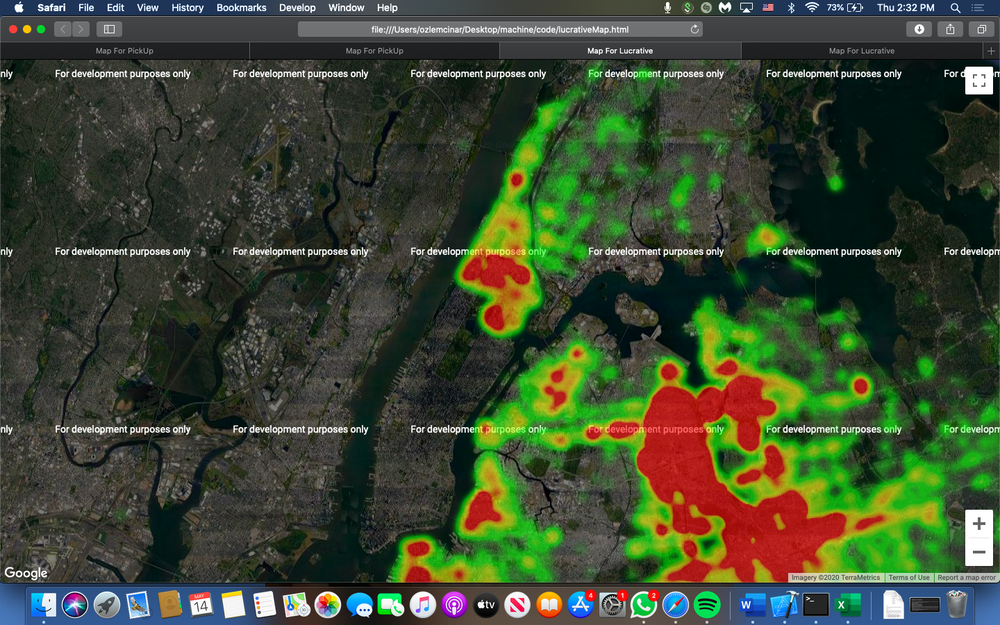
#> input picture NYC Taxi Prediction/04-lucrative.png, 1000 x 625 px, shrunk from 1440 x 900 before the run
$ python findAccuracy.py   (older library calls are emulated)
#> lines starting #> are read from the running program, lines starting #| are printed output that depends on the picture
from skimage import measure
import matplotlib.pyplot as plt
import numpy as np
import cv2

def mse(imageA, imageB):
    # the 'Mean Squared Error' between the two images is the
    # sum of the squared difference between the two images;
    # NOTE: the two images must have the same dimension
    err = np.sum((imageA.astype("float") - imageB.astype("float")) ** 2)
    err /= float(imageA.shape[0] * imageA.shape[1])

    # return the MSE, the lower the error, the more "similar"
    # the two images are
    return err
def compare_images(imageA, imageB, title):
    # compute the mean squared error and structural similarity
    # index for the images
    m = mse(imageA, imageB)
    s = measure.compare_ssim(imageA, imageB)
    # setup the figure
    fig = plt.figure(title)
    plt.suptitle("MSE: %.2f, SSIM: %.2f" % (m, s))
    # show first image
    ax = fig.add_subplot(1, 2, 1)
    plt.imshow(imageA, cmap = plt.cm.gray)
    plt.axis("off")
    # show the second image
    ax = fig.add_subplot(1, 2, 2)
    plt.imshow(imageB, cmap = plt.cm.gray)
    plt.axis("off")
    # show the images
    plt.show()


AprilL = cv2.imread("04-lucrative.png")
#> AprilL is the input picture: shape (625, 1000, 3); mean B, G, R 48.9, 71.4, 60
#contrast = cv2.imread("desktop/04-lucrative.png")
TestDataL = cv2.imread("test-lucrative.png")
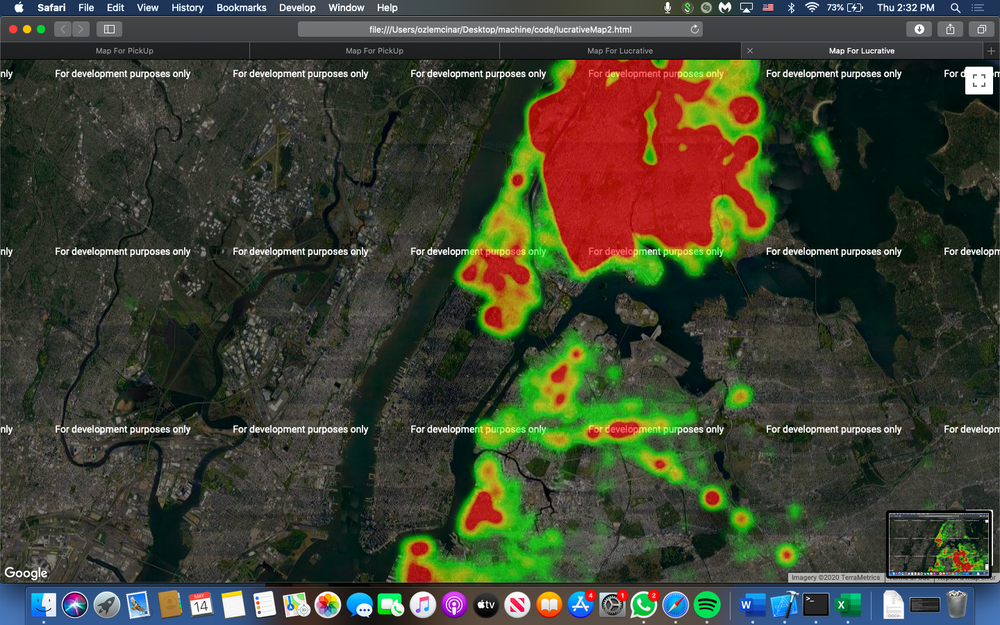
#> input picture NYC Taxi Prediction/test-lucrative.png, 1000 x 625 px, shrunk from 1440 x 900 before the run
#> TestDataL is the input picture: shape (625, 1000, 3); mean B, G, R 48.9, 64.7, 61.3
# convert the images to grayscale
AprilL = cv2.cvtColor(AprilL, cv2.COLOR_BGR2GRAY)
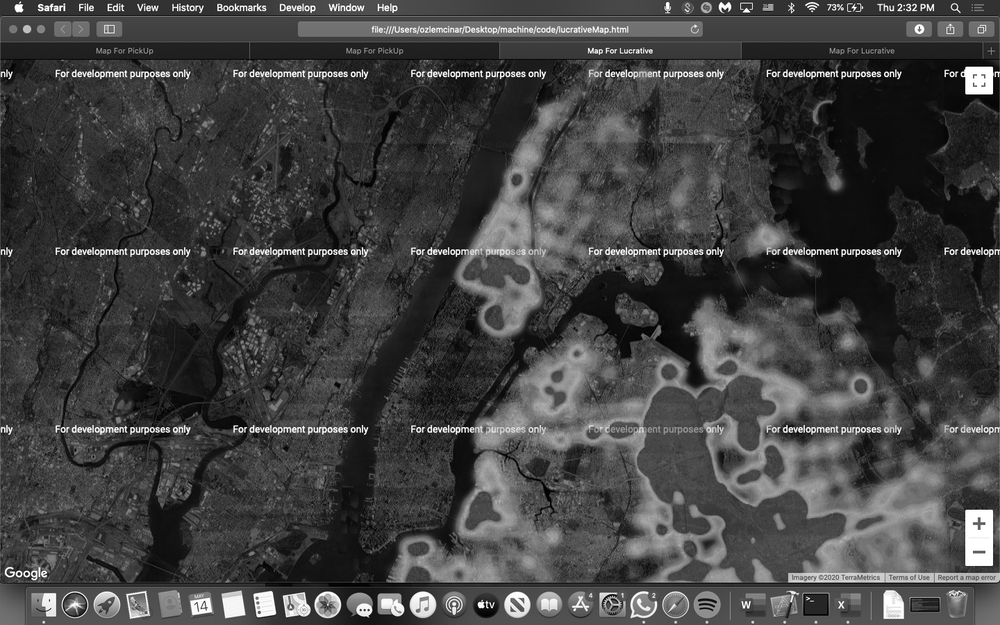
#> AprilL: shape (625, 1000); min 0, max 255, mean 65.4
TestDataL = cv2.cvtColor(TestDataL, cv2.COLOR_BGR2GRAY)
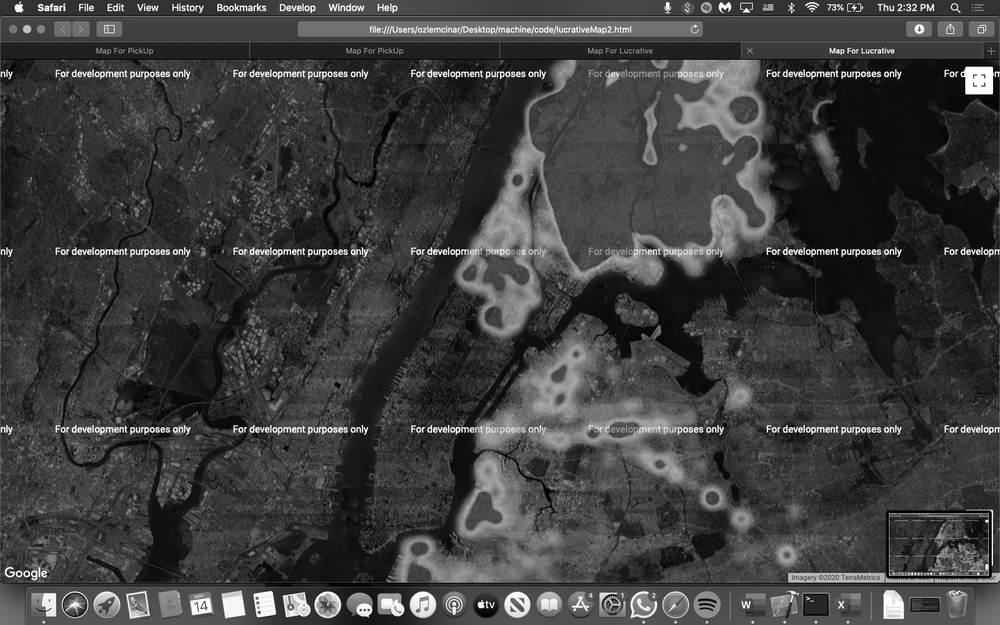
#> TestDataL: shape (625, 1000); min 0, max 255, mean 61.9
# initialize the figure
fig = plt.figure("Images")
images = ("AprilL", AprilL), ("TestDataL", TestDataL)
# loop over the images
for (i, (name, image)) in enumerate(images):
    # show the image
    ax = fig.add_subplot(1, 3, i + 1)
    ax.set_title(name)
    plt.imshow(image, cmap = plt.cm.gray)
    plt.axis("off")
#> this loop made 2 passes
#> name on passes 1 to 2: 'AprilL', 'TestDataL'

AprilP = cv2.imread("test-pickup.png")
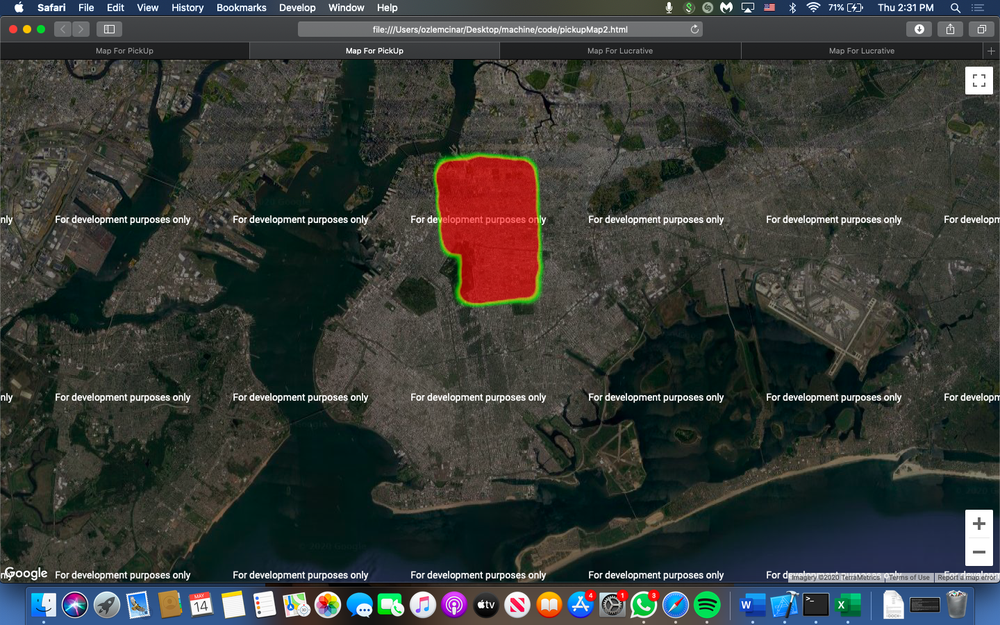
#> input picture NYC Taxi Prediction/test-pickup.png, 1000 x 625 px, shrunk from 1440 x 900 before the run
#> AprilP is the input picture: shape (625, 1000, 3); mean B, G, R 55, 58.3, 54.8
#contrast = cv2.imread("desktop/04-lucrative.png")
TestDataP = cv2.imread("04-pickup.png")
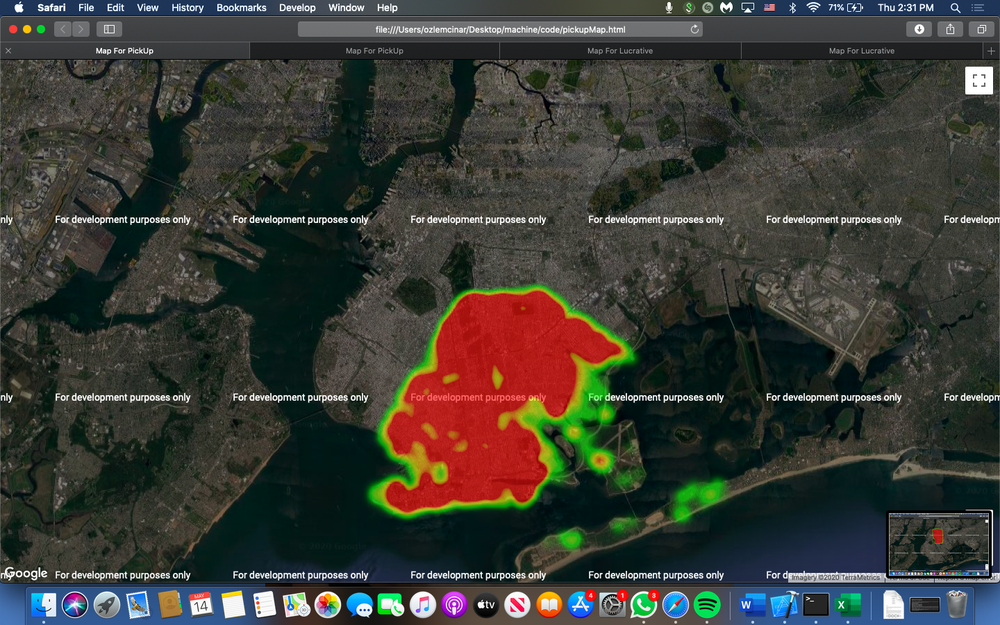
#> input picture NYC Taxi Prediction/04-pickup.png, 1000 x 625 px, shrunk from 1440 x 900 before the run
#> TestDataP is the input picture: shape (625, 1000, 3); mean B, G, R 52.7, 59, 57.8
# convert the images to grayscale
AprilP = cv2.cvtColor(AprilP, cv2.COLOR_BGR2GRAY)
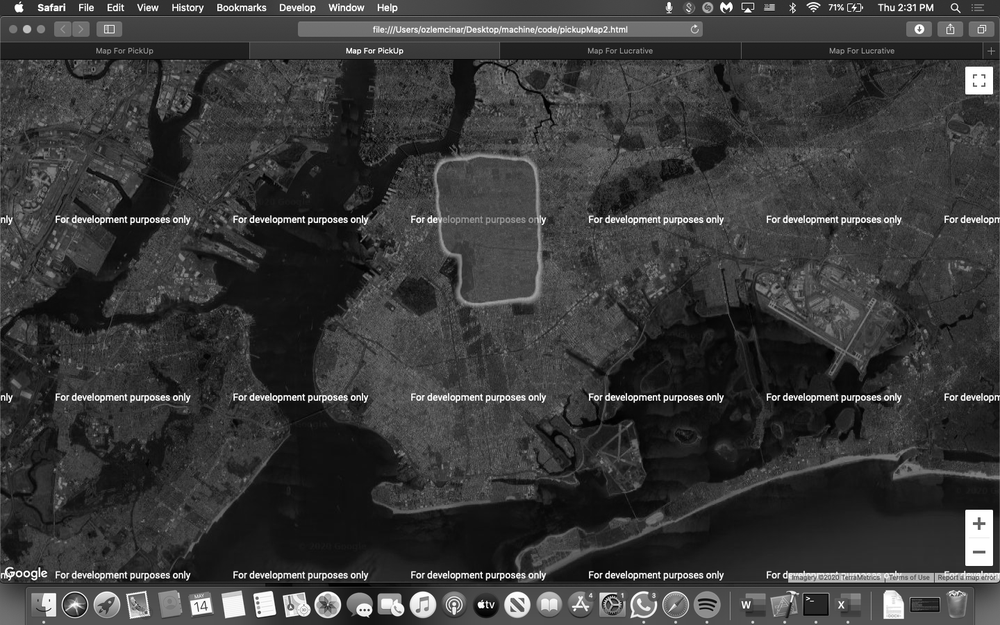
#> AprilP: shape (625, 1000); min 0, max 255, mean 56.9
TestDataP = cv2.cvtColor(TestDataP, cv2.COLOR_BGR2GRAY)
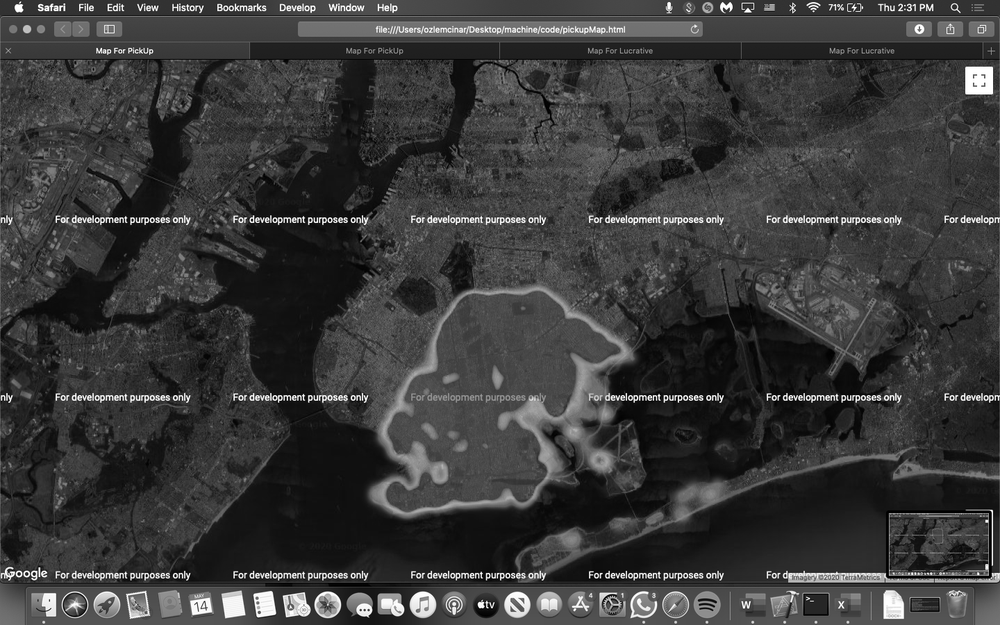
#> TestDataP: shape (625, 1000); min 0, max 255, mean 58
# initialize the figure
fig = plt.figure("Images")
images = ("AprilP", AprilP), ("TestDataP", TestDataP)
# loop over the images
for (i, (name, image)) in enumerate(images):
    # show the image
    ax = fig.add_subplot(1, 3, i + 1)
    ax.set_title(name)
    plt.imshow(image, cmap = plt.cm.gray)
    plt.axis("off")
#> this loop made 2 passes


# show the figure
plt.show()
# compare the images

compare_images(AprilL, TestDataL, "April vs. TestData for lucrative")
#> in mse, `err = np.sum((imageA.astype("float") - imageB.astype("float")) ** 2)`: err = 387815780
#> in mse, `err /= float(imageA.shape[0] * imageA.shape[1])`: err = 620.5
#> in compare_images, `s = measure.compare_ssim(imageA, imageB)`: s = 0.873
compare_images(AprilP, TestDataP, "April vs. TestData for pickup")
